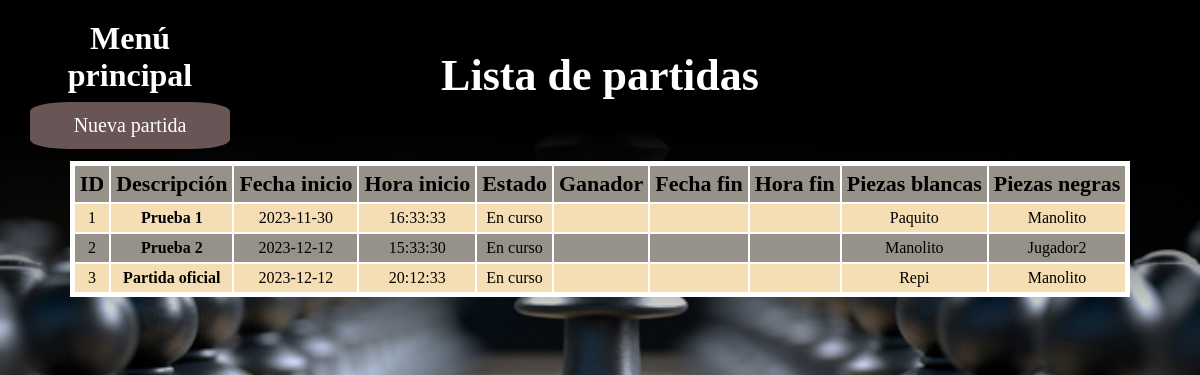
Before: /src/Vistas/gameListView.php with the older database file.
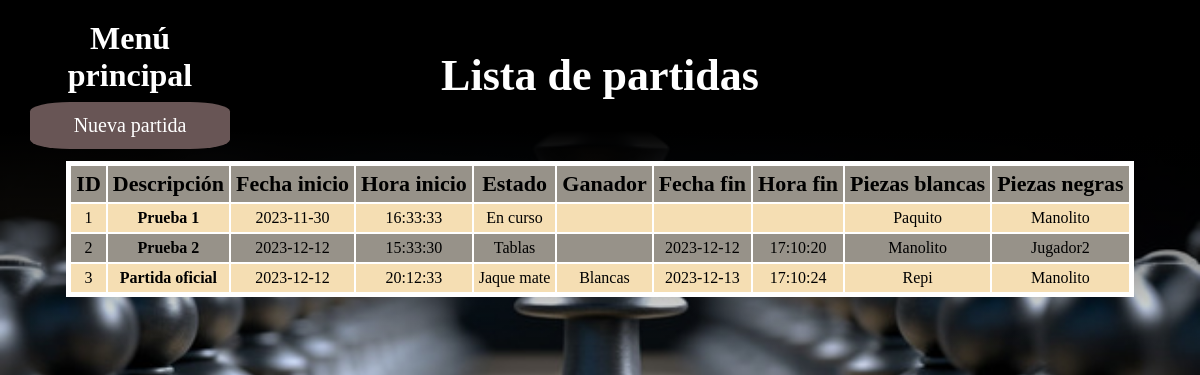
After: the same page with the newer database file.
### tables this page shows
CREATE TABLE T_Matches(
ID int primary key auto_increment,
title varchar(50) not null,
white int not null,
black int not null,
startDate datetime not null,
endDate datetime,
winner varchar(10),
state varchar(20) not null default("En curso"),
    FOREIGN KEY (white) REFERENCES T_Players(ID),
    FOREIGN KEY (black) REFERENCES T_Players(ID)
);

CREATE TABLE T_Players(
ID int primary key auto_increment,
name varchar(30) not null,
email varchar(50) UNIQUE not null,
password varchar(30) not null
);

### src/Infraestructura/matchesDAL.php (called while the page is built, shortened)
<?php
class MatchesDAL
{
    function obtainMatchData()
    {
        $connection = mysqli_connect('localhost','root','1234');
 		mysqli_select_db($connection, 'chess_game');
		$consult = mysqli_prepare($connection, "SELECT ID,title,white,black,startDate,endDate,winner,state FROM T_Matches");
        $consult->execute();
        $result = $consult->get_result();
        $matches =  array();
        while ($myrow = $result->fetch_assoc())
        {
			array_push($matches,$myrow);
        }
		return $matches;
    }
}
?>

### src/Negocio/matchesBL.php (called while the page is built, shortened)
<?php
require("../Infraestructura/matchesDAL.php");
class MatchesBL
{
    private $_Title;
    private $_White;
    private $_Black;
    private $_StartDate;
    private $_EndDate;
    private $_Winner;
    private $_State;
    function init($id,$title,$white,$black,$startDate,$endDate,$winner,$state)
    {
        $this->_Title = $title;
        $this->_White = $white;
        $this->_Black = $black;
        $this->_StartDate = $startDate;
        $this->_EndDate = $endDate;
        $this->_Winner = $winner;
        $this->_State = $state;
    }
    function getTitle()
    {
        return $this->_Title;
    }
    function getWhite()
    {
        return $this->_White;
    }
    function getBlack()
    {
        return $this->_Black;
    }
    function getStartDate()
    {
        return $this->_StartDate;
    }
    function getEndDate()
    {
        return $this->_EndDate;
    }
    function getWinner()
    {
        return $this->_Winner;
    }
    function getState()
    {
        return $this->_State;
    }
    function obtainMatchData()
    {
        $matchesDAL = new MatchesDAL();
        $rs = $matchesDAL->obtainMatchData();
		$matchesList =  array();
        foreach ($rs as $match)
        {
            $oMatchesBL = new MatchesBL();
            $oMatchesBL->Init($match['ID'],$match['title'],$match['white'],$match['black'],$match['startDate'],$match['endDate'],$match['winner'],$match['state']);
            array_push($matchesList,$oMatchesBL);
        }
        return $matchesList;
    }
}
?>

### src/Negocio/playersBL.php (called while the page is built, shortened)
<?php
require("../Infraestructura/playersDAL.php");
class PlayersBL
{
    private $_ID;
    private $_Name;
    function init($id,$name)
    {
        $this->_ID = $id;
        $this->_Name = $name;
    }
    function getID()
    {
        return $this->_ID;
    }
    function getName()
    {
        return $this->_Name;
    }
    function obtainPlayerData()
    {
        $playersDAL = new PlayersDAL();
        $rs = $playersDAL->obtainPlayerData();
		$playersList =  array();
        foreach ($rs as $player)
        {
            $oPlayersBL = new PlayersBL();
            $oPlayersBL->Init($player['ID'],$player['name']);
            array_push($playersList,$oPlayersBL);
        }
        return $playersList;
    }
}
?>

### src/Infraestructura/playersDAL.php (called while the page is built, shortened)
<?php
class PlayersDAL
{
    function obtainPlayerData()
    {
        $conexion = mysqli_connect('localhost','root','1234');
 		mysqli_select_db($conexion, 'chess_game');
		$consulta = mysqli_prepare($conexion, "SELECT ID,name FROM T_Players");
        $consulta->execute();
        $result = $consulta->get_result();
        $players =  array();
        while ($myrow = $result->fetch_assoc())
        {
			array_push($players,$myrow);
        }
		return $players;
    }
}
?>

### src/Vistas/gameListView.php (the view, shortened to what the changed rows need)
<!DOCTYPE html>
<html lang="en">
<head>
    <link rel="stylesheet" href="../../css/listView.css">
    <?php
    require("../Negocio/matchesBL.php");
    require("../Negocio/playersBL.php");
    $matchesBL = new MatchesBL();
    $matchesData = $matchesBL->obtainMatchData();
    $playersBL = new PlayersBL();
    $playersData = $playersBL->obtainPlayerData();
    function obtainDate($date)
    {
        if($date != false)
        {
            $oDate = explode(" ",$date);
            return $oDate[0];
        }
        return "";
    }
    function obtainHour($date)
    {
        if($date != false)
        {
            $oHour = explode(" ",$date);
            return $oHour[1];
        }
        return "";
    }
    function getPlayerName($id,$playersData)
    {
        foreach($playersData as $player)
        {
            if($player->getID() == $id)
            {
                return $player->getName();
            }
        }
        return "Player not found";
    }
    ?>
</head>
<body>
    <header>
        <a href="index.php" class="menu"><h1>Menú principal</h1></a>
    </header>
    <div id="message">
        <h1>Lista de partidas</h1>
    </div>
    <div id="content">
        <table>
            <?php
            foreach($matchesData as $match)
            {
                $id = $match->getID();
                $title = $match->getTitle();
                $whiteName = getPlayerName($match->getWhite(),$playersData);
                $blackName = getPlayerName($match->getBlack(),$playersData);
                echo "<tr>";
                echo "<td>".$id."</td>
                        <td class='title'><a href='boardView.php?matchId=$id&title=$title&whiteName=$whiteName&blackName=$blackName'><b>".$title."</b></a></td>
                        <td>".obtainDate($match->getStartDate())."</td>
                        <td>".obtainHour($match->getStartDate())."</td>
                        <td>".$match->getState()."</td>
                        <td>".$match->getWinner()."</td>
                        <td>".obtainDate($match->getEndDate())."</td>
                        <td>".obtainHour($match->getEndDate())."</td>
                        <td>".$whiteName."</td>
                        <td>".$blackName."</td>";
                echo "</tr>";
            }
            ?>
        </table>
    </div>
</body>
</html>

Changed rows visible on the page:
changed t_matches "Prueba 2": state "En curso" → "Tablas"; endDate (not shown) → "2023-12-12"; endDate (not shown) → "17:10:20"
changed t_matches "Partida oficial": state "En curso" → "Jaque mate"; winner (not shown) → "Blancas"; endDate (not shown) → "2023-12-13"; endDate (not shown) → "17:10:24"
